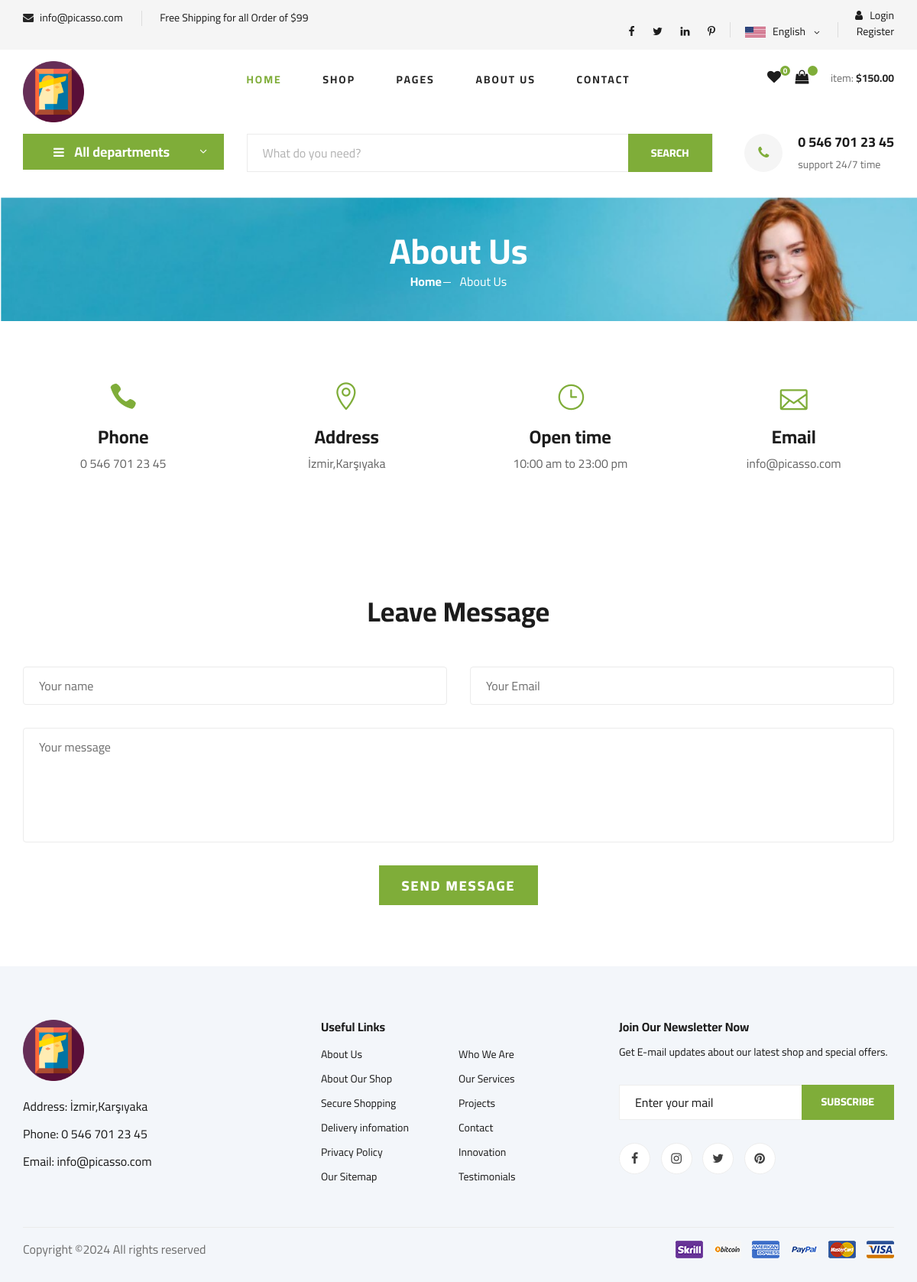
The app's page /aboutus with its own data.
### home/models.py (models this page shows, shortened)
class Settings(models.Model):
    STATUS = (('True', 'True'), ('False', 'False'))
    title = models.CharField(max_length=150)
    keywords = models.CharField(max_length=255)
    description = models.CharField(max_length=255)
    company = models.CharField(max_length=50)
    address = models.CharField(blank=True, max_length=100)
    phone = models.CharField(blank=True, max_length=15)
    fax = models.CharField(blank=True, max_length=15)
    email = models.CharField(blank=True, max_length=50)
    smtpserver = models.CharField(blank=True, max_length=50)
    smtpemail = models.CharField(blank=True, max_length=50)
    smtppassword = models.CharField(blank=True, max_length=10)
    smtpport = models.CharField(blank=True, max_length=5)
    icon = models.ImageField(blank=True, upload_to='images/')
    facebook = models.CharField(blank=True, max_length=50)
    instagram = models.CharField(blank=True, max_length=50)
    twitter = models.CharField(blank=True, max_length=50)
    youtube = models.CharField(blank=True, max_length=50)
    aboutus = RichTextUploadingField()
    contact = RichTextUploadingField()
    references = RichTextUploadingField()
    status = models.CharField(max_length=10, choices=STATUS)
    create_at = models.DateTimeField(auto_now_add=True)
    update_at = models.DateTimeField(auto_now=True)

### home/views.py (the view)
# urls.py: path('aboutus', homeviews.aboutus, name='aboutus'),
def aboutus(request):
    context = {"page": "About Us "}
    return render(request, 'aboutus.html', context)

### home/context_processors.py (called while the page is built)
def global_settings(request):
    settings = Settings.objects.get(pk=1)
    return {
        'settings': settings
    }

### myProject/context_processors.py (called while the page is built)
def favori_check(request):
    if request.user.is_authenticated:
        request.session['favori_items'] = (AddFavourite.objects.filter(user_id = request.user.id).count())
        request.session['cart_items'] = ShopCart.objects.filter(user_id=request.user.id).count()
        return {'favori_itemss': request.session['favori_items'],'cart_items':request.session['cart_items']}
    else:
        request.session['favori_items'] = 0
        return {'favori_itemss': request.session['favori_items']}

### product/context_processors.py (called while the page is built)
def categories(request):
    categories = Category.objects.all()
    if categories :
       return {'categories': categories}
    else:
        return dict()

### templates/aboutus.html (shortened to what this page needs)
{% extends 'home.html' %}
{% load static %}
{% block body %}
<section class="breadcrumb-section set-bg" data-setbg="{% static 'img/hero/banner.png'%}">
    <div class="container">
        <div class="row">
            <div class="col-lg-12 text-center">
                <div class="breadcrumb__text">
                    <h2>About Us</h2>
                    <div class="breadcrumb__option">
                        <a href="{%url 'index' %}">Home</a>
                        <span>About Us</span>
                    </div>
                </div>
            </div>
        </div>
    </div>
</section>
    <section class="contact spad">
        <div class="container">
            <div class="row">
                <div class="col-lg-3 col-md-3 col-sm-6 text-center">
                    <div class="contact__widget">
                        <span class="icon_phone"></span>
                        <h4>Phone</h4>
                        <p>{{ settings.phone }}</p>
                    </div>
                </div>
                <div class="col-lg-3 col-md-3 col-sm-6 text-center">
                    <div class="contact__widget">
                        <span class="icon_pin_alt"></span>
                        <h4>Address</h4>
                        <p>{{ settings.address }}</p>
                    </div>
                </div>
                <div class="col-lg-3 col-md-3 col-sm-6 text-center">
                    <div class="contact__widget">
                        <span class="icon_clock_alt"></span>
                        <h4>Open time</h4>
                        <p>10:00 am to 23:00 pm</p>
                    </div>
                </div>
                <div class="col-lg-3 col-md-3 col-sm-6 text-center">
                    <div class="contact__widget">
                        <span class="icon_mail_alt"></span>
                        <h4>Email</h4>
                        <p>{{ settings.email}}</p>
                    </div>
                </div>
            </div>
        </div>
    </section>
    <div class="contact-form spad">
        <div class="container">
            <div class="row">
                <div class="col-lg-12">
                    <div class="contact__form__title">
                        <h2>Leave Message</h2>
                    </div>
                </div>
            </div>
            <form action="#">
                <div class="row">
                    <div class="col-lg-6 col-md-6">
                        <input type="text" placeholder="Your name">
                    </div>
                    <div class="col-lg-6 col-md-6">
                        <input type="text" placeholder="Your Email">
                    </div>
                    <div class="col-lg-12 text-center">
                        <textarea placeholder="Your message"></textarea>
                        <button type="submit" class="site-btn">SEND MESSAGE</button>
                    </div>
                </div>
            </form>
        </div>
    </div>
{% endblock %}

### templates/header.html (shortened to what this page needs)
{% load static %}
<header class="header">
    <div class="header__top">
        <div class="container">
            <div class="row">
                <div class="col-lg-6 col-md-6">
                    <div class="header__top__left">
                        <ul>
                            <li><i class="fa fa-envelope"></i>  {{settings.email}}</li>
                            <li>Free Shipping for all Order of $99</li>
                        </ul>
                    </div>
                </div>
                <div class="col-lg-6 col-md-6">
                    <div class="header__top__right">
                        <div class="header__top__right__social">
                            <a href="#"><i class="fa fa-facebook"></i></a>
                            <a href="#"><i class="fa fa-twitter"></i></a>
                            <a href="#"><i class="fa fa-linkedin"></i></a>
                            <a href="#"><i class="fa fa-pinterest-p"></i></a>
                        </div>
                        <div class="header__top__right__language">
                            <img src="{% static  'img/language.png'%}" alt="">
                            <div>English</div>
                            <span class="arrow_carrot-down"></span>
                        </div>
                        <div class="header__top__right__auth">
                            {% if user.id is not None %}
                            <a href="{% url 'user_profile'%}"><i class="fa fa-user"></i> {{user.username}}</a>
                            <a href="{% url 'user_logout'%}"></i> Logout</a>
                           {% else %}
                           <a href="{% url 'user_login'%}"><i class="fa fa-user"></i> Login</a>
                           <a href="{% url 'user_register'%}"></i> Register</a>
                 </div>
                 {% endif %}
             </div>
                        </div>
                    </div>
                </div>
            </div>
    <div class="container">
        <div class="row">
            <div class="col-lg-3">
                <div class="header__logo">
                    <a href="./index.html"><img src="{% static  'img/picasso_icon.ico'%}" width="80" alt=""></a>
                </div>
            </div>
            <div class="col-lg-6">
                <nav class="header__menu">
                    <ul>
                        <li class="active"><a href="{% url 'index'%}">Home</a></li>
                        <li><a href="{% url 'search' %}">Shop</a></li>
                        <li><a href="#">Pages</a>
                        </li>
                        <li><a href="{%url 'aboutus' %}">About Us</a></li>
                        <li><a href="{%url 'iletisim' %}">Contact</a></li>
                    </ul>
                </nav>
            </div>
            <div class="col-lg-3">
                <div class="header__cart">
                    <ul>
                        <li><a href="/order/favorites"><i class="fa fa-heart"></i> <span>{{request.session.favori_items}}</span>
                        </a>
                    </li>
                        <li><a href="/order/shopcart"><i class="fa fa-shopping-bag"></i> <span>{{request.session.cart_items}}</span>
                        </a>
                    </li>
                    </ul>
                    <div class="header__cart__price">item: <span>$150.00</span></div>
                </div>
            </div>
        </div>
    </div>
</header>

### templates/hero_normal.html (shortened to what this page needs)
  {% load static %}
   <section class="hero hero-normal">
    <div class="container">
        <div class="row">
            <div class="col-lg-3">
                <div class="hero__categories">
                    <div class="hero__categories__all">
                        <i class="fa fa-bars"></i>
                        <span>All departments</span>
                    </div>
                </div>
            </div>
            <div class="col-lg-9">
                <div class="hero__search">
                    <div class="hero__search__form">
                        <form action="/search/" method = "post">
                            <input type="text" name = "query" placeholder="What do you need?">
                            <button type="submit" class="site-btn">SEARCH</button>
                        </form>
                    </div>
                    <div class="hero__search__phone">
                        <div class="hero__search__phone__icon">
                            <i class="fa fa-phone"></i>
                        </div>
                        <div class="hero__search__phone__text">
                            <h5>{{settings.phone}}</h5>
                            <span>support 24/7 time</span>
                        </div>
                    </div>
                </div>
            </div>
        </div>
    </div>
</section>

### templates/footer.html
{% load static %}
 <footer class="footer spad">
    <div class="container">
        <div class="row">
            <div class="col-lg-3 col-md-6 col-sm-6">
                <div class="footer__about">
                    <div class="footer__about__logo">
                        <a href="{% url 'index'%}"><img src="{% static 'img/picasso_icon.ico' %}" width="80" alt=""></a>
                    </div>
                    <ul>
                        <li>Address: {{ settings.address}}</li>
                        <li>Phone: {{ settings.phone}}</li>
                        <li>Email: {{ settings.email}}</li>
                    </ul>
                </div>
            </div>
            <div class="col-lg-4 col-md-6 col-sm-6 offset-lg-1">
                <div class="footer__widget">
                    <h6>Useful Links</h6>
                    <ul>
                        <li><a href="{% url 'aboutus'%}">About Us</a></li>
                        <li><a href="#">About Our Shop</a></li>
                        <li><a href="#">Secure Shopping</a></li>
                        <li><a href="#">Delivery infomation</a></li>
                        <li><a href="#">Privacy Policy</a></li>
                        <li><a href="#">Our Sitemap</a></li>
                    </ul>
                    <ul>
                        <li><a href="{% url 'iletisim'%}">Who We Are</a></li>
                        <li><a href="#">Our Services</a></li>
                        <li><a href="#">Projects</a></li>
                        <li><a href="#">Contact</a></li>
                        <li><a href="#">Innovation</a></li>
                        <li><a href="#">Testimonials</a></li>
                    </ul>
                </div>
            </div>
            <div class="col-lg-4 col-md-12">
                <div class="footer__widget">
                    <h6>Join Our Newsletter Now</h6>
                    <p>Get E-mail updates about our latest shop and special offers.</p>
                    <form action="#">
                        <input type="text" placeholder="Enter your mail">
                        <button type="submit" class="site-btn">Subscribe</button>
                    </form>
                    <div class="footer__widget__social">
                        <a href="#"><i class="fa fa-facebook"></i></a>
                        <a href="#"><i class="fa fa-instagram"></i></a>
                        <a href="#"><i class="fa fa-twitter"></i></a>
                        <a href="#"><i class="fa fa-pinterest"></i></a>
                    </div>
                </div>
            </div>
        </div>
        <div class="row">
            <div class="col-lg-12">
                <div class="footer__copyright">
                    <div class="footer__copyright__text"><p>
Copyright &copy;<script>document.write(new Date().getFullYear());</script> All rights reserved
</p></div>
                    <div class="footer__copyright__payment"><img src="{% static  'img/payment-item.png'%}" alt=""></div>
                </div>
            </div>
        </div>
    </div>
</footer>

### records on screen
Settings: email "info@picasso.com", phone "0 546 701 23 45", address "İzmir,Karşıyaka"

### other values on screen
{{ request.session.favori_items }} "0"
